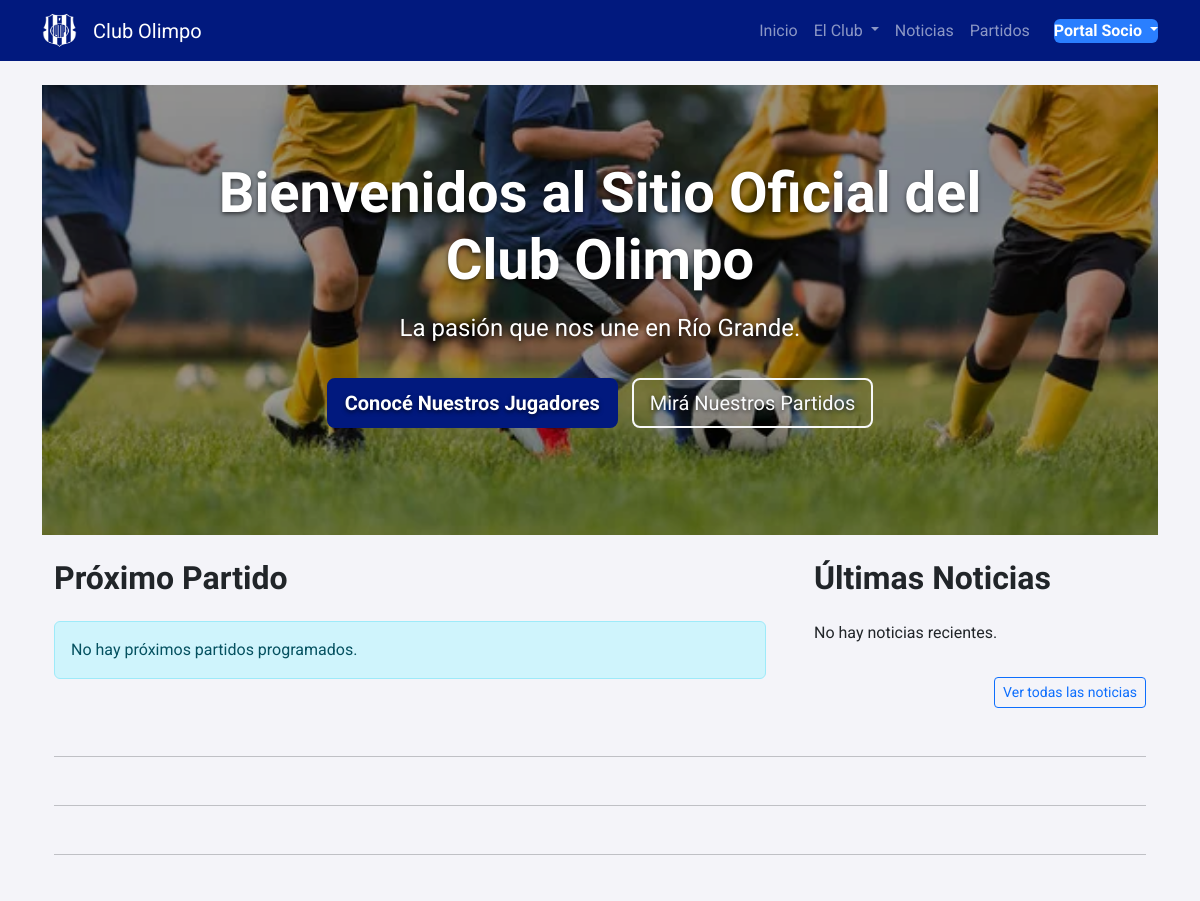
Before: / (upper part) with the older database file.
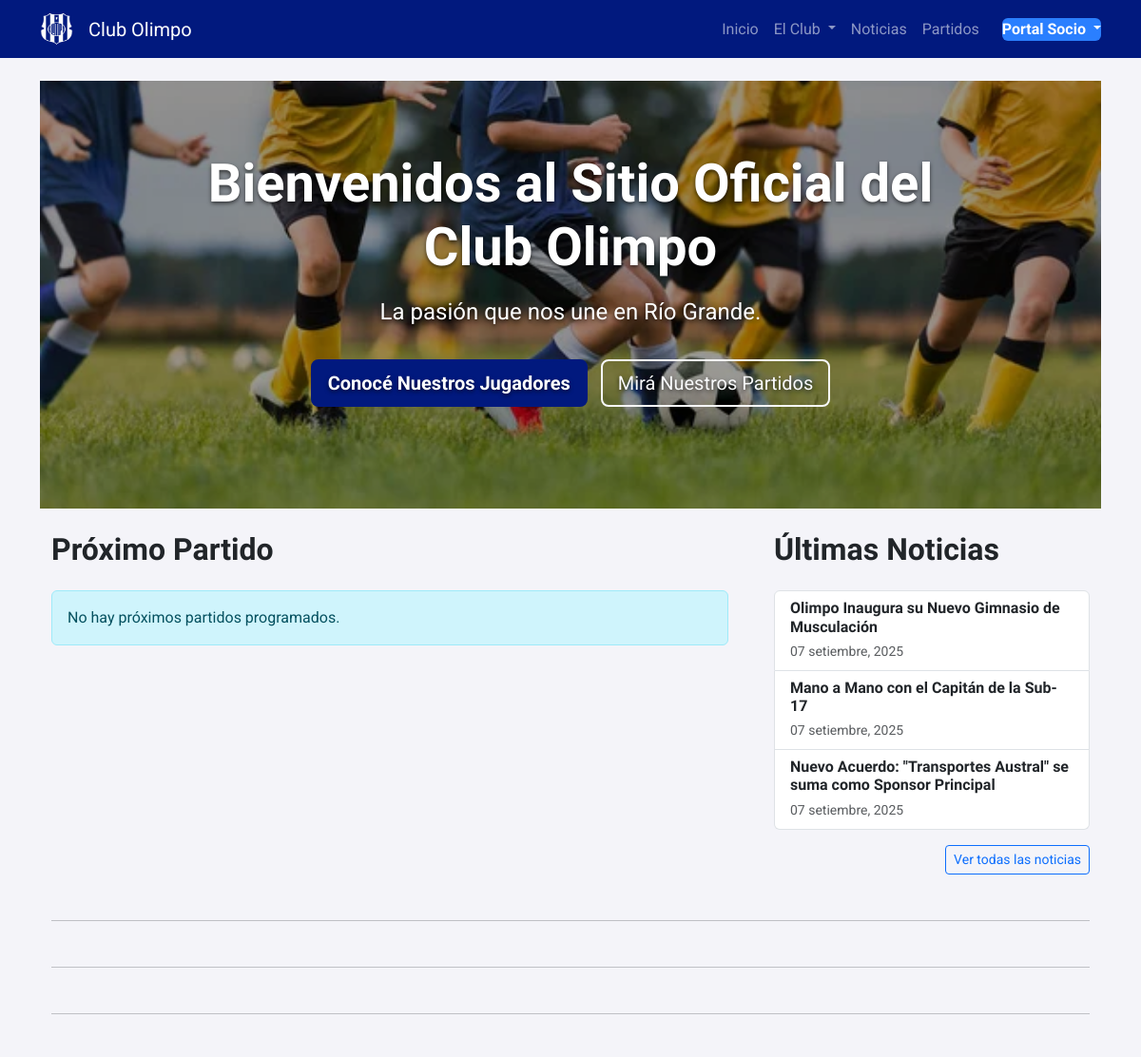
After: the same page with the newer database file.
### news/models.py (models this page shows, shortened)
class Article(models.Model):
    class Status(models.TextChoices):
        DRAFT = 'DF', 'Borrador'
        PUBLISHED = 'PB', 'Publicado'
    title = models.CharField("Título", max_length=200)
    subtitle = models.CharField("Subtítulo", max_length=200, blank=True)
    slug = models.SlugField("Slug (URL)", max_length=200, unique=True, blank=True)
    category = models.ForeignKey(NewsCategory, on_delete=models.SET_NULL, null=True, verbose_name="Categoría")
    featured_image = models.ImageField("Imagen Destacada", upload_to='news_images/', blank=True, null=True)
    excerpt = models.TextField("Extracto o Resumen", blank=True)
    content = models.TextField("Contenido")
    status = models.CharField("Estado", max_length=2, choices=Status.choices, default=Status.DRAFT)
    created_on = models.DateTimeField("Fecha de Creación", auto_now_add=True)
    updated_on = models.DateTimeField("Última Actualización", auto_now=True)
    class Meta:
        ordering = ['-created_on']
        verbose_name = "Noticia"
        verbose_name_plural = "Noticias"

### core/views.py (the view)
# urls.py: path('', views.home, name='home'),
def home(request):
    latest_articles = Article.objects.filter(status='PB').order_by('-created_on')[:3]
    next_fixture = Fixture.objects.filter(match_datetime__gte=timezone.now()).order_by('match_datetime').first()
    sponsors = Sponsor.objects.all()
    featured_testimonials = Testimonial.objects.filter(is_featured=True)
    latest_albums = Album.objects.order_by('-created_on')[:3]
    context = {
        'latest_articles': latest_articles,
        'next_fixture': next_fixture,
        'sponsors': sponsors,
        'featured_testimonials': featured_testimonials,
        'latest_albums': latest_albums,
    }
    return render(request, 'core/home.html', context)

### core/templates/core/home.html (shortened to what this page needs)
{% extends 'base.html' %}
{% block content %}
{% include 'core/components/_hero_banner.html' %}
<div class="container">
    <div class="row g-5">
        {% include 'core/components/_next_fixture_section.html' %}
        {% include 'core/components/_latest_news_section.html' %}
    </div>
    <hr class="my-5">
    <hr class="my-5">
    <hr class="my-5">
</div>
{% endblock %}

### core/templates/core/components/_latest_news_section.html
<div class="col-lg-4">
            <h2 class="mb-4">Últimas Noticias</h2>
            <div class="list-group">
                {% for article in latest_articles %}
                    <a href="{% url 'article_detail' article.slug %}" class="list-group-item list-group-item-action">
                        <div class="d-flex w-100 justify-content-between">
                            <h6 class="mb-1">{{ article.title }}</h6>
                        </div>
                        <small class="text-muted">{{ article.created_on|date:"d F, Y" }}</small>
                    </a>
                {% empty %}
                    <p>No hay noticias recientes.</p>
                {% endfor %}
            </div>
            <div class="mt-3 text-end">
                <a href="{% url 'news_list' %}" class="btn btn-sm btn-outline-primary">Ver todas las noticias</a>
            </div>
        </div>

Changed rows visible on the page:
added Article: title "Olimpo Inaugura su Nuevo Gimnasio de Musculación", created_on "07 setiembre, 2025"
added Article: title "Mano a Mano con el Capitán de la Sub-17", created_on "07 setiembre, 2025"
added Article: title "Nuevo Acuerdo: \"Transportes Austral\" se suma como Sponsor Principal", created_on "07 setiembre, 2025"
Other visible differences:
text no longer shown: "No hay noticias recientes."
